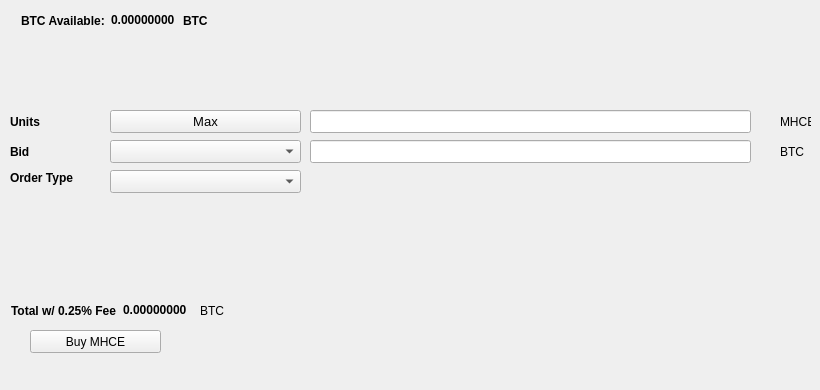
   <widget class="QWidget" name="BuyTab">
    <attribute name="title">
     <string>Buy</string>
    </attribute>
    <widget class="QPushButton" name="BuyMHCE">
     <property name="geometry">
      <rect>
       <x>30</x>
       <y>330</y>
       <width>131</width>
       <height>23</height>
      </rect>
     </property>
     <property name="text">
      <string>Buy MHCE</string>
     </property>
     <property name="icon">
      <iconset resource="../mhce.qrc">
       <normaloff>:/icons/bitcoin</normaloff>:/icons/bitcoin</iconset>
     </property>
    </widget>
    <widget class="QLabel" name="label_3">
     <property name="geometry">
      <rect>
       <x>10</x>
       <y>110</y>
       <width>46</width>
       <height>23</height>
      </rect>
     </property>
     <property name="font">
      <font>
       <weight>75</weight>
       <bold>true</bold>
      </font>
     </property>
     <property name="text">
      <string>Units</string>
     </property>
    </widget>
    <widget class="QLineEdit" name="UnitsInput">
     <property name="geometry">
      <rect>
       <x>310</x>
       <y>110</y>
       <width>441</width>
       <height>23</height>
      </rect>
     </property>
     <property name="font">
      <font>
       <pointsize>9</pointsize>
       <weight>75</weight>
       <bold>true</bold>
      </font>
     </property>
    </widget>
    <widget class="QLineEdit" name="BuyBidPriceEdit">
     <property name="geometry">
      <rect>
       <x>310</x>
       <y>140</y>
       <width>441</width>
       <height>23</height>
      </rect>
     </property>
     <property name="font">
      <font>
       <pointsize>9</pointsize>
       <weight>75</weight>
       <bold>true</bold>
      </font>
     </property>
    </widget>
    <widget class="QLabel" name="label_4">
     <property name="geometry">
      <rect>
       <x>780</x>
       <y>110</y>
       <width>31</width>
       <height>23</height>
      </rect>
     </property>
     <property name="text">
      <string>MHCE</string>
     </property>
    </widget>
    <widget class="QLabel" name="label_5">
     <property name="geometry">
      <rect>
       <x>780</x>
       <y>140</y>
       <width>31</width>
       <height>23</height>
      </rect>
     </property>
     <property name="text">
      <string>BTC</string>
     </property>
    </widget>
    <widget class="QLabel" name="label_6">
     <property name="geometry">
      <rect>
       <x>10</x>
       <y>140</y>
       <width>46</width>
       <height>23</height>
      </rect>
     </property>
     <property name="font">
      <font>
       <weight>75</weight>
       <bold>true</bold>
      </font>
     </property>
     <property name="text">
      <string>Bid</string>
     </property>
    </widget>
    <widget class="QLabel" name="label_7">
     <property name="geometry">
      <rect>
       <x>10</x>
       <y>170</y>
       <width>91</width>
       <height>16</height>
      </rect>
     </property>
     <property name="font">
      <font>
       <weight>75</weight>
       <bold>true</bold>
      </font>
     </property>
     <property name="text">
      <string>Order Type</string>
     </property>
    </widget>
    <widget class="QPushButton" name="Buy_Max_Amount">
     <property name="geometry">
      <rect>
       <x>110</x>
       <y>110</y>
       <width>191</width>
       <height>23</height>
      </rect>
     </property>
     <property name="font">
      <font>
       <pointsize>10</pointsize>
      </font>
     </property>
     <property name="text">
      <string>Max</string>
     </property>
    </widget>
    <widget class="QComboBox" name="BuyBidcomboBox">
     <property name="geometry">
      <rect>
       <x>110</x>
       <y>140</y>
       <width>191</width>
       <height>23</height>
      </rect>
     </property>
     <property name="font">
      <font>
       <pointsize>10</pointsize>
      </font>
     </property>
    </widget>
    <widget class="QComboBox" name="buyOrdertypeCombo">
     <property name="geometry">
      <rect>
       <x>110</x>
       <y>170</y>
       <width>191</width>
       <height>23</height>
      </rect>
     </property>
     <property name="font">
      <font>
       <pointsize>10</pointsize>
      </font>
     </property>
    </widget>
    <widget class="QWidget" name="layoutWidget1">
     <property name="geometry">
      <rect>
       <x>21</x>
       <y>11</y>
       <width>227</width>
       <height>19</height>
      </rect>
     </property>
     <layout class="QHBoxLayout" name="horizontalLayout_3">
      <item>
       <widget class="QLabel" name="label232">
        <property name="font">
         <font>
          <weight>75</weight>
          <bold>true</bold>
         </font>
        </property>
        <property name="text">
         <string>BTC Available:</string>
        </property>
       </widget>
      </item>
      <item>
       <widget class="QLabel" name="BtcAvailableLbl">
        <property name="palette">
         <palette>
          <active>
           <colorrole role="WindowText">
            <brush brushstyle="SolidPattern">
             <color alpha="255">
              <red>0</red>
              <green>0</green>
              <blue>0</blue>
             </color>
            </brush>
           </colorrole>
           <colorrole role="Button">
            <brush brushstyle="SolidPattern">
             <color alpha="255">
              <red>0</red>
              <green>170</green>
              <blue>0</blue>
             </color>
            </brush>
           </colorrole>
           <colorrole role="Light">
            <brush brushstyle="SolidPattern">
             <color alpha="255">
              <red>0</red>
              <green>255</green>
              <blue>0</blue>
             </color>
            </brush>
           </colorrole>
           <colorrole role="Midlight">
            <brush brushstyle="SolidPattern">
             <color alpha="255">
              <red>0</red>
              <green>212</green>
              <blue>0</blue>
             </color>
            </brush>
           </colorrole>
           <colorrole role="Dark">
            <brush brushstyle="SolidPattern">
             <color alpha="255">
              <red>0</red>
              <green>85</green>
              <blue>0</blue>
             </color>
            </brush>
           </colorrole>
           <colorrole role="Mid">
            <brush brushstyle="SolidPattern">
             <color alpha="255">
              <red>0</red>
              <green>113</green>
              <blue>0</blue>
             </color>
            </brush>
           </colorrole>
           <colorrole role="Text">
            <brush brushstyle="SolidPattern">
             <color alpha="255">
              <red>0</red>
              <green>170</green>
              <blue>0</blue>
             </color>
            </brush>
           </colorrole>
           <colorrole role="BrightText">
            <brush brushstyle="SolidPattern">
             <color alpha="255">
              <red>255</red>
              <green>255</green>
              <blue>255</blue>
             </color>
            </brush>
           </colorrole>
           <colorrole role="ButtonText">
            <brush brushstyle="SolidPattern">
             <color alpha="255">
              <red>0</red>
              <green>0</green>
              <blue>0</blue>
             </color>
            </brush>
           </colorrole>
           <colorrole role="Base">
            <brush brushstyle="SolidPattern">
             <color alpha="255">
              <red>255</red>
              <green>255</green>
              <blue>255</blue>
             </color>
            </brush>
           </colorrole>
           <colorrole role="Window">
            <brush brushstyle="SolidPattern">
             <color alpha="255">
              <red>0</red>
              <green>170</green>
              <blue>0</blue>
             </color>
            </brush>
           </colorrole>
           <colorrole role="Shadow">
            <brush brushstyle="SolidPattern">
             <color alpha="255">
              <red>0</red>
              <green>0</green>
              <blue>0</blue>
             </color>
            </brush>
           </colorrole>
           <colorrole role="AlternateBase">
            <brush brushstyle="SolidPattern">
             <color alpha="255">
              <red>127</red>
              <green>212</green>
              <blue>127</blue>
             </color>
            </brush>
           </colorrole>
           <colorrole role="ToolTipBase">
            <brush brushstyle="SolidPattern">
             <color alpha="255">
              <red>255</red>
              <green>255</green>
              <blue>220</blue>
             </color>
            </brush>
           </colorrole>
           <colorrole role="ToolTipText">
            <brush brushstyle="SolidPattern">
             <color alpha="255">
              <red>0</red>
              <green>0</green>
              <blue>0</blue>
             </color>
            </brush>
           </colorrole>
          </active>
          <inactive>
           <colorrole role="WindowText">
            <brush brushstyle="SolidPattern">
             <color alpha="255">
              <red>0</red>
              <green>0</green>
              <blue>0</blue>
             </color>
            </brush>
           </colorrole>
           <colorrole role="Button">
            <brush brushstyle="SolidPattern">
             <color alpha="255">
              <red>0</red>
              <green>170</green>
              <blue>0</blue>
             </color>
            </brush>
           </colorrole>
           <colorrole role="Light">
            <brush brushstyle="SolidPattern">
             <color alpha="255">
              <red>0</red>
              <green>255</green>
              <blue>0</blue>
             </color>
            </brush>
           </colorrole>
           <colorrole role="Midlight">
            <brush brushstyle="SolidPattern">
             <color alpha="255">
              <red>0</red>
              <green>212</green>
              <blue>0</blue>
             </color>
            </brush>
           </colorrole>
           <colorrole role="Dark">
            <brush brushstyle="SolidPattern">
             <color alpha="255">
              <red>0</red>
              <green>85</green>
              <blue>0</blue>
             </color>
            </brush>
           </colorrole>
           <colorrole role="Mid">
            <brush brushstyle="SolidPattern">
             <color alpha="255">
              <red>0</red>
              <green>113</green>
              <blue>0</blue>
             </color>
            </brush>
           </colorrole>
           <colorrole role="Text">
            <brush brushstyle="SolidPattern">
             <color alpha="255">
              <red>0</red>
              <green>170</green>
              <blue>0</blue>
             </color>
            </brush>
           </colorrole>
           <colorrole role="BrightText">
            <brush brushstyle="SolidPattern">
             <color alpha="255">
              <red>255</red>
              <green>255</green>
              <blue>255</blue>
             </color>
            </brush>
           </colorrole>
           <colorrole role="ButtonText">
            <brush brushstyle="SolidPattern">
             <color alpha="255">
              <red>0</red>
              <green>0</green>
              <blue>0</blue>
             </color>
            </brush>
           </colorrole>
           <colorrole role="Base">
            <brush brushstyle="SolidPattern">
             <color alpha="255">
              <red>255</red>
              <green>255</green>
              <blue>255</blue>
             </color>
            </brush>
           </colorrole>
           <colorrole role="Window">
            <brush brushstyle="SolidPattern">
             <color alpha="255">
              <red>0</red>
              <green>170</green>
              <blue>0</blue>
             </color>
            </brush>
           </colorrole>
           <colorrole role="Shadow">
            <brush brushstyle="SolidPattern">
             <color alpha="255">
              <red>0</red>
              <green>0</green>
              <blue>0</blue>
             </color>
            </brush>
           </colorrole>
           <colorrole role="AlternateBase">
            <brush brushstyle="SolidPattern">
             <color alpha="255">
              <red>127</red>
              <green>212</green>
              <blue>127</blue>
             </color>
            </brush>
           </colorrole>
           <colorrole role="ToolTipBase">
            <brush brushstyle="SolidPattern">
             <color alpha="255">
              <red>255</red>
              <green>255</green>
              <blue>220</blue>
             </color>
            </brush>
           </colorrole>
           <colorrole role="ToolTipText">
            <brush brushstyle="SolidPattern">
             <color alpha="255">
              <red>0</red>
              <green>0</green>
              <blue>0</blue>
             </color>
            </brush>
           </colorrole>
          </inactive>
          <disabled>
           <colorrole role="WindowText">
            <brush brushstyle="SolidPattern">
             <color alpha="255">
              <red>0</red>
              <green>85</green>
              <blue>0</blue>
             </color>
            </brush>
           </colorrole>
           <colorrole role="Button">
            <brush brushstyle="SolidPattern">
             <color alpha="255">
              <red>0</red>
              <green>170</green>
              <blue>0</blue>
             </color>
            </brush>
           </colorrole>
           <colorrole role="Light">
            <brush brushstyle="SolidPattern">
             <color alpha="255">
              <red>0</red>
              <green>255</green>
              <blue>0</blue>
             </color>
            </brush>
           </colorrole>
           <colorrole role="Midlight">
            <brush brushstyle="SolidPattern">
             <color alpha="255">
              <red>0</red>
              <green>212</green>
              <blue>0</blue>
             </color>
            </brush>
           </colorrole>
           <colorrole role="Dark">
            <brush brushstyle="SolidPattern">
             <color alpha="255">
              <red>0</red>
              <green>85</green>
              <blue>0</blue>
             </color>
            </brush>
           </colorrole>
           <colorrole role="Mid">
            <brush brushstyle="SolidPattern">
             <color alpha="255">
              <red>0</red>
              <green>113</green>
              <blue>0</blue>
             </color>
            </brush>
           </colorrole>
           <colorrole role="Text">
            <brush brushstyle="SolidPattern">
             <color alpha="255">
              <red>0</red>
              <green>85</green>
              <blue>0</blue>
             </color>
            </brush>
           </colorrole>
           <colorrole role="BrightText">
            <brush brushstyle="SolidPattern">
             <color alpha="255">
              <red>255</red>
              <green>255</green>
              <blue>255</blue>
             </color>
            </brush>
           </colorrole>
           <colorrole role="ButtonText">
            <brush brushstyle="SolidPattern">
             <color alpha="255">
              <red>0</red>
              <green>85</green>
              <blue>0</blue>
             </color>
            </brush>
           </colorrole>
           <colorrole role="Base">
            <brush brushstyle="SolidPattern">
             <color alpha="255">
              <red>0</red>
              <green>170</green>
              <blue>0</blue>
             </color>
            </brush>
           </colorrole>
           <colorrole role="Window">
            <brush brushstyle="SolidPattern">
             <color alpha="255">
              <red>0</red>
              <green>170</green>
              <blue>0</blue>
             </color>
            </brush>
           </colorrole>
           <colorrole role="Shadow">
            <brush brushstyle="SolidPattern">
             <color alpha="255">
              <red>0</red>
              <green>0</green>
              <blue>0</blue>
             </color>
            </brush>
           </colorrole>
           <colorrole role="AlternateBase">
            <brush brushstyle="SolidPattern">
             <color alpha="255">
              <red>0</red>
              <green>170</green>
              <blue>0</blue>
             </color>
            </brush>
           </colorrole>
           <colorrole role="ToolTipBase">
            <brush brushstyle="SolidPattern">
             <color alpha="255">
              <red>255</red>
              <green>255</green>
              <blue>220</blue>
             </color>
            </brush>
           </colorrole>
           <colorrole role="ToolTipText">
            <brush brushstyle="SolidPattern">
             <color alpha="255">
              <red>0</red>
              <green>0</green>
              <blue>0</blue>
             </color>
            </brush>
           </colorrole>
          </disabled>
         </palette>
        </property>
        <property name="font">
         <font>
          <weight>75</weight>
          <bold>true</bold>
         </font>
        </property>
        <property name="text">
         <string>0.00000000</string>
        </property>
        <property name="textInteractionFlags">
         <set>Qt::LinksAccessibleByMouse|Qt::TextSelectableByKeyboard|Qt::TextSelectableByMouse</set>
        </property>
       </widget>
      </item>
      <item>
       <widget class="QLabel" name="BtcAvailableLbl_2">
        <property name="font">
         <font>
          <weight>75</weight>
          <bold>true</bold>
         </font>
        </property>
        <property name="text">
         <string>BTC</string>
        </property>
       </widget>
      </item>
     </layout>
    </widget>
    <widget class="QWidget" name="layoutWidge2">
     <property name="geometry">
      <rect>
       <x>11</x>
       <y>301</y>
       <width>259</width>
       <height>19</height>
      </rect>
     </property>
     <layout class="QHBoxLayout" name="horizontalLayout_4">
      <item>
       <widget class="QLabel" name="label_9">
        <property name="font">
         <font>
          <weight>75</weight>
          <bold>true</bold>
         </font>
        </property>
        <property name="text">
         <string>Total w/ 0.25% Fee</string>
        </property>
       </widget>
      </item>
      <item>
       <widget class="QLabel" name="BuyCostLabel">
        <property name="palette">
         <palette>
          <active>
           <colorrole role="WindowText">
            <brush brushstyle="SolidPattern">
             <color alpha="255">
              <red>0</red>
              <green>0</green>
              <blue>0</blue>
             </color>
            </brush>
           </colorrole>
           <colorrole role="Button">
            <brush brushstyle="SolidPattern">
             <color alpha="255">
              <red>0</red>
              <green>170</green>
              <blue>0</blue>
             </color>
            </brush>
           </colorrole>
           <colorrole role="Light">
            <brush brushstyle="SolidPattern">
             <color alpha="255">
              <red>0</red>
              <green>255</green>
              <blue>0</blue>
             </color>
            </brush>
           </colorrole>
           <colorrole role="Midlight">
            <brush brushstyle="SolidPattern">
             <color alpha="255">
              <red>0</red>
              <green>212</green>
              <blue>0</blue>
             </color>
            </brush>
           </colorrole>
           <colorrole role="Dark">
            <brush brushstyle="SolidPattern">
             <color alpha="255">
              <red>0</red>
              <green>85</green>
              <blue>0</blue>
             </color>
            </brush>
           </colorrole>
           <colorrole role="Mid">
            <brush brushstyle="SolidPattern">
             <color alpha="255">
              <red>0</red>
              <green>113</green>
              <blue>0</blue>
             </color>
            </brush>
           </colorrole>
           <colorrole role="Text">
            <brush brushstyle="SolidPattern">
             <color alpha="255">
              <red>0</red>
              <green>170</green>
              <blue>0</blue>
             </color>
            </brush>
           </colorrole>
           <colorrole role="BrightText">
            <brush brushstyle="SolidPattern">
             <color alpha="255">
              <red>255</red>
              <green>255</green>
              <blue>255</blue>
             </color>
            </brush>
           </colorrole>
           <colorrole role="ButtonText">
            <brush brushstyle="SolidPattern">
             <color alpha="255">
              <red>0</red>
              <green>0</green>
              <blue>0</blue>
             </color>
            </brush>
           </colorrole>
           <colorrole role="Base">
            <brush brushstyle="SolidPattern">
             <color alpha="255">
              <red>255</red>
              <green>255</green>
              <blue>255</blue>
             </color>
            </brush>
           </colorrole>
           <colorrole role="Window">
            <brush brushstyle="SolidPattern">
             <color alpha="255">
              <red>0</red>
              <green>170</green>
              <blue>0</blue>
             </color>
            </brush>
           </colorrole>
           <colorrole role="Shadow">
            <brush brushstyle="SolidPattern">
             <color alpha="255">
              <red>0</red>
              <green>0</green>
              <blue>0</blue>
             </color>
            </brush>
           </colorrole>
           <colorrole role="AlternateBase">
            <brush brushstyle="SolidPattern">
             <color alpha="255">
              <red>127</red>
              <green>212</green>
              <blue>127</blue>
             </color>
            </brush>
           </colorrole>
           <colorrole role="ToolTipBase">
            <brush brushstyle="SolidPattern">
             <color alpha="255">
              <red>255</red>
              <green>255</green>
              <blue>220</blue>
             </color>
            </brush>
           </colorrole>
           <colorrole role="ToolTipText">
            <brush brushstyle="SolidPattern">
             <color alpha="255">
              <red>0</red>
              <green>0</green>
              <blue>0</blue>
             </color>
            </brush>
           </colorrole>
          </active>
          <inactive>
           <colorrole role="WindowText">
            <brush brushstyle="SolidPattern">
             <color alpha="255">
              <red>0</red>
              <green>0</green>
              <blue>0</blue>
             </color>
            </brush>
           </colorrole>
           <colorrole role="Button">
            <brush brushstyle="SolidPattern">
             <color alpha="255">
              <red>0</red>
              <green>170</green>
              <blue>0</blue>
             </color>
            </brush>
           </colorrole>
           <colorrole role="Light">
            <brush brushstyle="SolidPattern">
             <color alpha="255">
              <red>0</red>
              <green>255</green>
              <blue>0</blue>
             </color>
            </brush>
           </colorrole>
           <colorrole role="Midlight">
            <brush brushstyle="SolidPattern">
             <color alpha="255">
              <red>0</red>
              <green>212</green>
              <blue>0</blue>
             </color>
            </brush>
           </colorrole>
           <colorrole role="Dark">
            <brush brushstyle="SolidPattern">
             <color alpha="255">
              <red>0</red>
              <green>85</green>
              <blue>0</blue>
             </color>
            </brush>
           </colorrole>
           <colorrole role="Mid">
            <brush brushstyle="SolidPattern">
             <color alpha="255">
              <red>0</red>
              <green>113</green>
              <blue>0</blue>
             </color>
            </brush>
           </colorrole>
           <colorrole role="Text">
            <brush brushstyle="SolidPattern">
             <color alpha="255">
              <red>0</red>
              <green>170</green>
              <blue>0</blue>
             </color>
            </brush>
           </colorrole>
           <colorrole role="BrightText">
            <brush brushstyle="SolidPattern">
             <color alpha="255">
              <red>255</red>
              <green>255</green>
              <blue>255</blue>
             </color>
            </brush>
           </colorrole>
           <colorrole role="ButtonText">
            <brush brushstyle="SolidPattern">
             <color alpha="255">
              <red>0</red>
              <green>0</green>
              <blue>0</blue>
             </color>
            </brush>
           </colorrole>
           <colorrole role="Base">
            <brush brushstyle="SolidPattern">
             <color alpha="255">
              <red>255</red>
              <green>255</green>
              <blue>255</blue>
             </color>
            </brush>
           </colorrole>
           <colorrole role="Window">
            <brush brushstyle="SolidPattern">
             <color alpha="255">
              <red>0</red>
              <green>170</green>
              <blue>0</blue>
             </color>
            </brush>
           </colorrole>
           <colorrole role="Shadow">
            <brush brushstyle="SolidPattern">
             <color alpha="255">
              <red>0</red>
              <green>0</green>
              <blue>0</blue>
             </color>
            </brush>
           </colorrole>
           <colorrole role="AlternateBase">
            <brush brushstyle="SolidPattern">
             <color alpha="255">
              <red>127</red>
              <green>212</green>
              <blue>127</blue>
             </color>
            </brush>
           </colorrole>
           <colorrole role="ToolTipBase">
            <brush brushstyle="SolidPattern">
             <color alpha="255">
              <red>255</red>
              <green>255</green>
              <blue>220</blue>
             </color>
            </brush>
           </colorrole>
           <colorrole role="ToolTipText">
            <brush brushstyle="SolidPattern">
             <color alpha="255">
              <red>0</red>
              <green>0</green>
              <blue>0</blue>
             </color>
            </brush>
           </colorrole>
          </inactive>
          <disabled>
           <colorrole role="WindowText">
            <brush brushstyle="SolidPattern">
             <color alpha="255">
              <red>0</red>
              <green>85</green>
              <blue>0</blue>
             </color>
            </brush>
           </colorrole>
           <colorrole role="Button">
            <brush brushstyle="SolidPattern">
             <color alpha="255">
              <red>0</red>
              <green>170</green>
              <blue>0</blue>
             </color>
            </brush>
           </colorrole>
           <colorrole role="Light">
            <brush brushstyle="SolidPattern">
             <color alpha="255">
              <red>0</red>
              <green>255</green>
              <blue>0</blue>
             </color>
            </brush>
           </colorrole>
           <colorrole role="Midlight">
            <brush brushstyle="SolidPattern">
             <color alpha="255">
              <red>0</red>
              <green>212</green>
              <blue>0</blue>
             </color>
            </brush>
           </colorrole>
           <colorrole role="Dark">
            <brush brushstyle="SolidPattern">
             <color alpha="255">
              <red>0</red>
              <green>85</green>
              <blue>0</blue>
             </color>
            </brush>
           </colorrole>
           <colorrole role="Mid">
            <brush brushstyle="SolidPattern">
             <color alpha="255">
              <red>0</red>
              <green>113</green>
              <blue>0</blue>
             </color>
            </brush>
           </colorrole>
           <colorrole role="Text">
            <brush brushstyle="SolidPattern">
             <color alpha="255">
              <red>0</red>
              <green>85</green>
              <blue>0</blue>
             </color>
            </brush>
           </colorrole>
           <colorrole role="BrightText">
            <brush brushstyle="SolidPattern">
             <color alpha="255">
              <red>255</red>
              <green>255</green>
              <blue>255</blue>
             </color>
            </brush>
           </colorrole>
           <colorrole role="ButtonText">
            <brush brushstyle="SolidPattern">
             <color alpha="255">
              <red>0</red>
              <green>85</green>
              <blue>0</blue>
             </color>
            </brush>
           </colorrole>
           <colorrole role="Base">
            <brush brushstyle="SolidPattern">
             <color alpha="255">
              <red>0</red>
              <green>170</green>
              <blue>0</blue>
             </color>
            </brush>
           </colorrole>
           <colorrole role="Window">
            <brush brushstyle="SolidPattern">
             <color alpha="255">
              <red>0</red>
              <green>170</green>
              <blue>0</blue>
             </color>
            </brush>
           </colorrole>
           <colorrole role="Shadow">
            <brush brushstyle="SolidPattern">
             <color alpha="255">
              <red>0</red>
              <green>0</green>
              <blue>0</blue>
             </color>
            </brush>
           </colorrole>
           <colorrole role="AlternateBase">
            <brush brushstyle="SolidPattern">
             <color alpha="255">
              <red>0</red>
              <green>170</green>
              <blue>0</blue>
             </color>
            </brush>
           </colorrole>
           <colorrole role="ToolTipBase">
            <brush brushstyle="SolidPattern">
             <color alpha="255">
              <red>255</red>
              <green>255</green>
              <blue>220</blue>
             </color>
            </brush>
           </colorrole>
           <colorrole role="ToolTipText">
            <brush brushstyle="SolidPattern">
             <color alpha="255">
              <red>0</red>
              <green>0</green>
              <blue>0</blue>
             </color>
            </brush>
           </colorrole>
          </disabled>
         </palette>
        </property>
        <property name="font">
         <font>
          <weight>75</weight>
          <bold>true</bold>
         </font>
        </property>
        <property name="autoFillBackground">
         <bool>false</bool>
        </property>
        <property name="text">
         <string>0.00000000</string>
        </property>
        <property name="textInteractionFlags">
         <set>Qt::LinksAccessibleByMouse|Qt::TextSelectableByMouse</set>
        </property>
       </widget>
      </item>
      <item>
       <widget class="QLabel" name="label_10">
        <property name="font">
         <font>
          <weight>50</weight>
          <bold>false</bold>
         </font>
        </property>
        <property name="text">
         <string>BTC</string>
        </property>
       </widget>
      </item>
     </layout>
    </widget>
    <widget class="QLabel" name="label_24">
     <property name="geometry">
      <rect>
       <x>460</x>
       <y>300</y>
       <width>281</width>
       <height>81</height>
      </rect>
     </property>
     <property name="text">
      <string/>
     </property>
     <property name="pixmap">
      <pixmap>:/images/bittrex</pixmap>
     </property>
    </widget>
   </widget>
